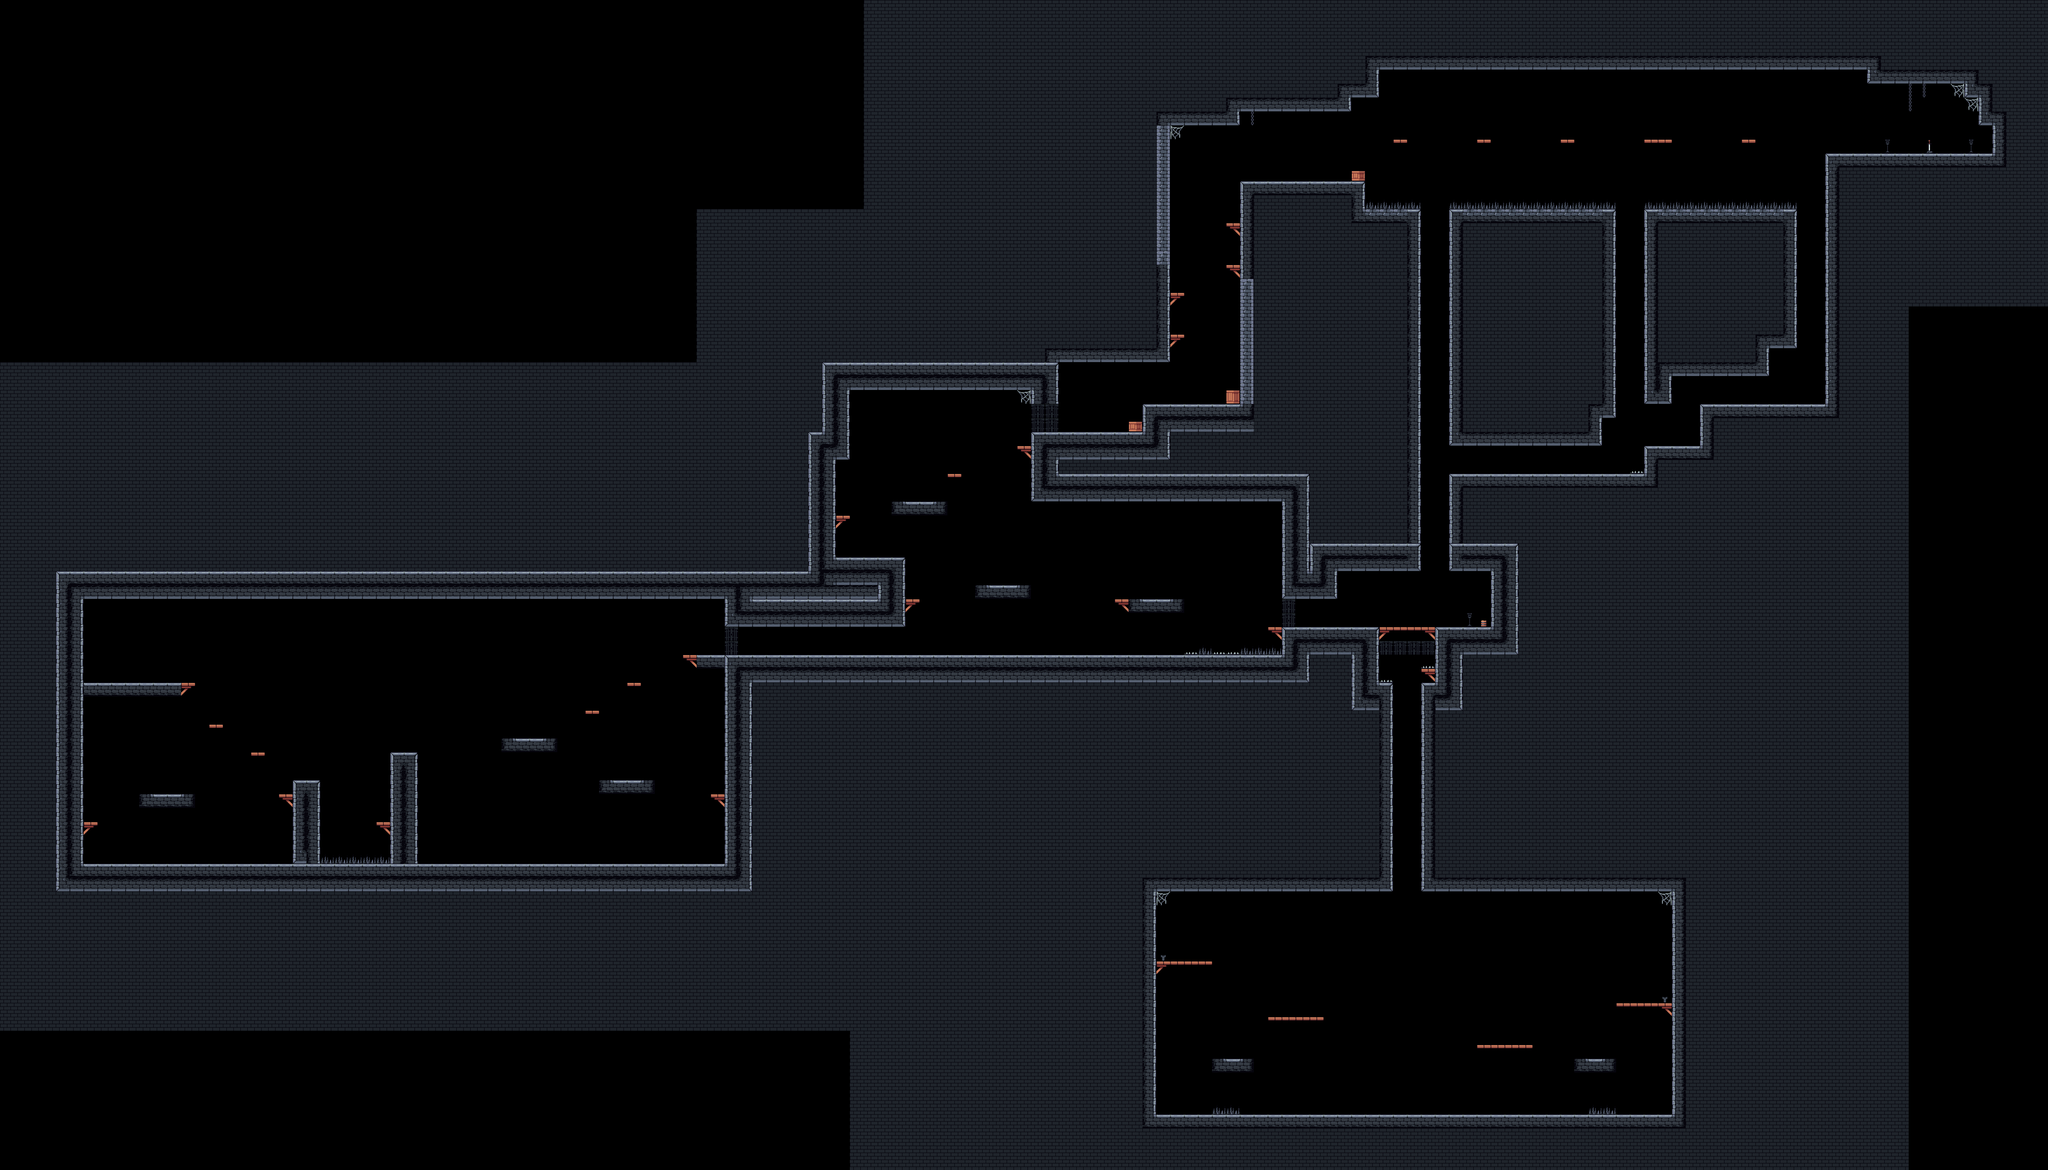

Tiled map render using the project's own tile images. Description and the map definition, with tile-layer contents summarised, below:
An orthogonal 147x84 tile map with 32x32 px tiles, 6 tile layers (background1, decorations, damage_tiles, platform_top, ...), 9 tilesets.

<map version="1.10" tiledversion="1.11.2" orientation="orthogonal" renderorder="right-down" width="147" height="84" tilewidth="32" tileheight="32" infinite="0" nextlayerid="11" nextobjectid="1">
 <editorsettings>
  <export target="../../1/lvl_1_finalroom.csv" format="csv" />
 </editorsettings>
 <tileset firstgid="1" source="collision_surface.tsx" />
 <tileset firstgid="25" source="damage_tiles.tsx" />
 <tileset firstgid="27" source="decorations.tsx" />
 <tileset firstgid="37" source="doorways.tsx" />
 <tileset firstgid="39" source="lever.tsx" />
 <tileset firstgid="40" source="non_collision_surface.tsx" />
 <tileset firstgid="46" source="platform_top.tsx" />
 <tileset firstgid="49" source="sign.tsx" />
 <tileset firstgid="50" source="collision_surfaces.tsx" />
 <layer id="10" name="background1" width="147" height="84">
  <data>[12348 cells, 5784 non-empty, 1 distinct tile ids]</data>
 </layer>
 <layer id="9" name="decorations" width="147" height="84">
  <data>[12348 cells, 17 non-empty, 8 distinct tile ids]</data>
 </layer>
 <layer id="4" name="damage_tiles" width="147" height="84">
  <data>[12348 cells, 46 non-empty, 2 distinct tile ids]</data>
 </layer>
 <layer id="5" name="platform_top" width="147" height="84">
  <data>[12348 cells, 47 non-empty, 3 distinct tile ids]</data>
 </layer>
 <layer id="6" name="doorways" width="147" height="84">
  <data>[12348 cells, 12 non-empty, 1 distinct tile ids]</data>
 </layer>
 <layer id="1" name="collision_surface" width="147" height="84">
  <data>[12348 cells, 1159 non-empty, 20 distinct tile ids]</data>
 </layer>
</map>
